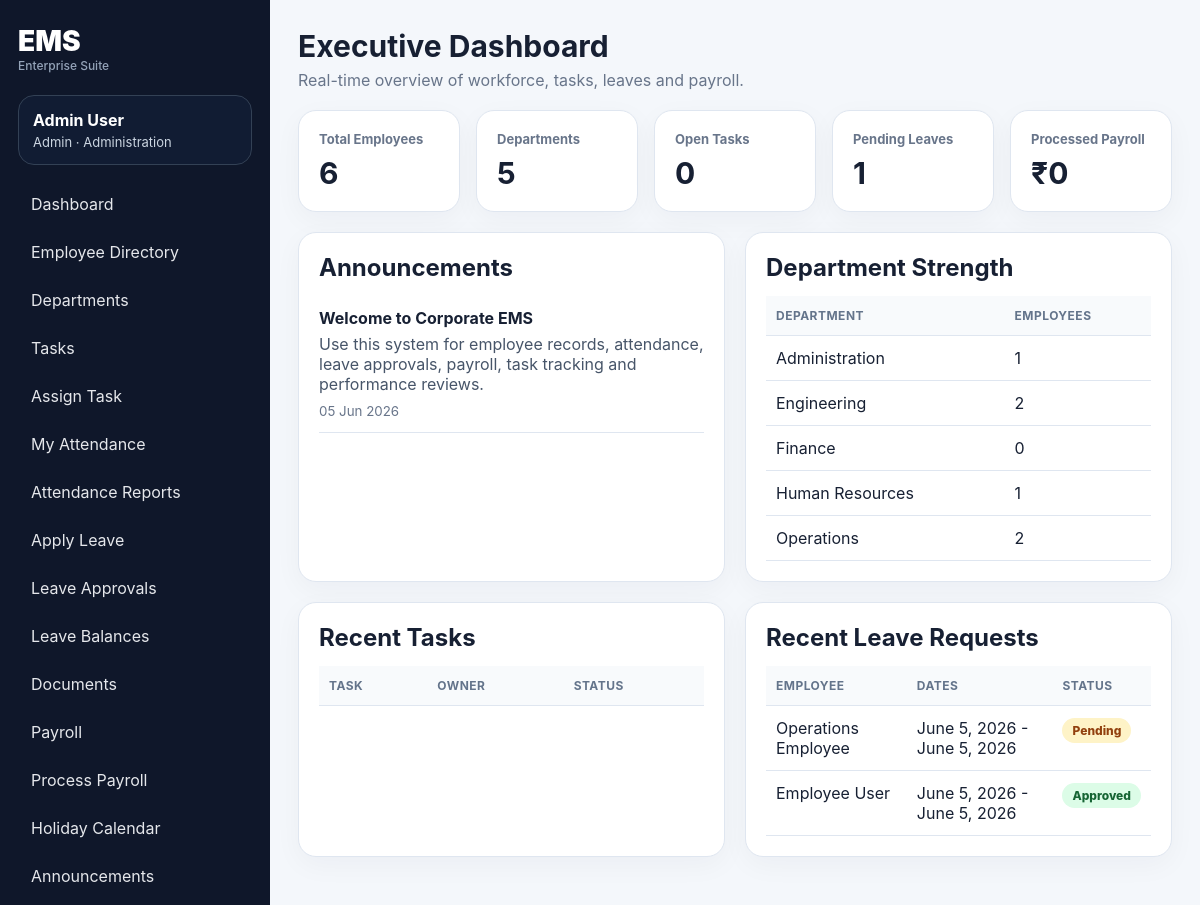
The page /dashboard/ (signed in) on the database its author committed.
### ems/models.py (models this page shows, shortened)
class UserProfile(models.Model):
    userId = models.CharField('Employee ID', max_length=80, unique=True)
    username = models.CharField(max_length=100, unique=True)
    password = models.CharField(max_length=255)
    role = models.CharField(max_length=20, choices=ROLE_CHOICES, default='employee')
    full_name = models.CharField(max_length=160, blank=True)
    email = models.EmailField(unique=True)
    phone = models.CharField(max_length=30, blank=True)
    designation = models.CharField(max_length=100, blank=True)
    department = models.ForeignKey(Department, null=True, blank=True, on_delete=models.SET_NULL, related_name='employees')
    manager = models.ForeignKey('self', null=True, blank=True, on_delete=models.SET_NULL, related_name='team_members')
    date_joined = models.DateField(default=timezone.localdate)
    employment_status = models.CharField(max_length=30, choices=EMPLOYMENT_STATUS, default='Active')
    work_location = models.CharField(max_length=120, default='Head Office')
    experience = models.IntegerField(default=0)
    skillset = models.JSONField(default=list, blank=True)
    leaveBalance = models.IntegerField(default=12)
    leaveTakenThisYear = models.IntegerField(default=0)
    salary_ctc = models.DecimalField(max_digits=12, decimal_places=2, default=0)
    bank_name = models.CharField(max_length=120, blank=True)
    account_last4 = models.CharField(max_length=4, blank=True)
    projectWorkingOn = models.CharField(max_length=200, blank=True)
    emergency_contact = models.CharField(max_length=120, blank=True)
    createdAt = models.DateTimeField(auto_now_add=True)
    last_login_at = models.DateTimeField(null=True, blank=True)
    failed_login_attempts = models.IntegerField(default=0)
    must_change_password = models.BooleanField(default=False)
    updatedAt = models.DateTimeField(auto_now=True)
    @property
    def display_name(self):
        return self.full_name or self.username

class Department(models.Model):
    name = models.CharField(max_length=120, unique=True)
    code = models.CharField(max_length=20, unique=True)
    head = models.CharField(max_length=120, blank=True)
    location = models.CharField(max_length=120, blank=True)
    created_at = models.DateTimeField(auto_now_add=True)

class Announcement(models.Model):
    title = models.CharField(max_length=180)
    message = models.TextField()
    audience = models.CharField(max_length=40, choices=[('All','All'),('Managers','Managers'),('Employees','Employees')], default='All')
    created_by = models.ForeignKey(UserProfile, null=True, blank=True, on_delete=models.SET_NULL)
    createdAt = models.DateTimeField(auto_now_add=True)

class LeaveRequest(models.Model):
    user = models.ForeignKey(UserProfile, on_delete=models.CASCADE, related_name='leaves')
    fromDate = models.DateField()
    toDate = models.DateField()
    reason = models.TextField(blank=True)
    leaveType = models.CharField(max_length=80, default='Casual Leave')
    status = models.CharField(max_length=20, choices=LEAVE_STATUS, default='pending')
    duration = models.IntegerField(default=0)
    approver = models.ForeignKey(UserProfile, null=True, blank=True, on_delete=models.SET_NULL, related_name='approved_leaves')
    approved_on = models.DateTimeField(null=True, blank=True)
    approver_comments = models.TextField(blank=True)
    createdAt = models.DateTimeField(auto_now_add=True)
    updatedAt = models.DateTimeField(auto_now=True)

### ems/views.py (the view)
# urls.py: path('dashboard/', views.dashboard, name='dashboard'),
@login_required
def dashboard(request):
    user = request.profile
    visible_users = managed_employee_queryset(user, include_self=True)
    tasks = Task.objects.all()
    leaves = LeaveRequest.objects.all()
    payrolls = Payroll.objects.all()
    if user.role == 'employee':
        tasks = tasks.filter(assignee=user); leaves = leaves.filter(user=user); payrolls = payrolls.filter(employee=user)
    elif user.role == 'manager':
        team_ids = list(user.team_members.values_list('id', flat=True)) + [user.id]
        tasks = tasks.filter(Q(assignee_id__in=team_ids) | Q(assigned_by=user)); leaves = leaves.filter(user_id__in=team_ids); payrolls = payrolls.filter(employee_id__in=team_ids)
    ctx = dict(
        total_users=visible_users.count(), departments=Department.objects.count(),
        active_users=visible_users.filter(employment_status='Active').count(),
        pending_leaves=leaves.filter(status='pending').count(),
        open_tasks=tasks.exclude(status='Approved').count(), completed_tasks=tasks.filter(status='Approved').count(),
        payroll_total=sum([p.net_pay for p in payrolls.filter(status__in=['Processed','Paid'])]),
        announcements=Announcement.objects.order_by('-createdAt')[:5],
        recent_tasks=tasks.select_related('assignee','assigned_by').order_by('-createdAt')[:8],
        recent_leaves=leaves.select_related('user').order_by('-createdAt')[:8],
        dept_breakdown=Department.objects.annotate(emp_count=Count('employees')).order_by('name'),
    )
    return render(request, 'ems/dashboard.html', base_context(request, **ctx))

### ems/views.py (called while the page is built, shortened)
def ensure_leave_balances(user):
    year = timezone.localdate().year
    for leave_type, opening in [('Casual Leave', 12), ('Sick Leave', 8), ('Earned Leave', 12)]:
        LeaveBalance.objects.get_or_create(
            employee=user,
            year=year,
            leave_type=leave_type,
            defaults={'opening_balance': opening, 'credited': 0, 'used': 0, 'adjusted': 0},
        )

def current_user(request):
    uid = request.session.get('profile_id')
    return UserProfile.objects.filter(id=uid).first() if uid else None

def login_required(view):
    @wraps(view)
    def wrapper(request, *args, **kwargs):
        seed_defaults()
        user = current_user(request)
        if not user:
            messages.warning(request, 'Please login first.')
            return redirect('login')
        request.profile = user
        return view(request, *args, **kwargs)
    return wrapper

def base_context(request, **kwargs):
    data = {'me': getattr(request, 'profile', current_user(request))}
    data.update(kwargs)
    return data

def managed_employee_queryset(user, include_self=False):
    qs = UserProfile.objects.select_related('department', 'manager').order_by('userId')
    if user.role in ['admin', 'hr']:
        return qs

### ems/templates/ems/dashboard.html
{% extends 'ems/base.html' %}{% block content %}<div class="page-head"><div><h1>Executive Dashboard</h1><p>Real-time overview of workforce, tasks, leaves and payroll.</p></div></div><section class="cards"><div class="card"><span>Total Employees</span><b>{{ total_users }}</b></div><div class="card"><span>Departments</span><b>{{ departments }}</b></div><div class="card"><span>Open Tasks</span><b>{{ open_tasks }}</b></div><div class="card"><span>Pending Leaves</span><b>{{ pending_leaves }}</b></div><div class="card"><span>Processed Payroll</span><b>₹{{ payroll_total }}</b></div></section><div class="grid two"><section class="panel"><h2>Announcements</h2>{% for a in announcements %}<div class="item"><b>{{ a.title }}</b><p>{{ a.message }}</p><small>{{ a.createdAt|date:'d M Y' }}</small></div>{% empty %}<p>No announcements.</p>{% endfor %}</section><section class="panel"><h2>Department Strength</h2><table><tr><th>Department</th><th>Employees</th></tr>{% for d in dept_breakdown %}<tr><td>{{ d.name }}</td><td>{{ d.emp_count }}</td></tr>{% endfor %}</table></section></div><div class="grid two"><section class="panel"><h2>Recent Tasks</h2><table><tr><th>Task</th><th>Owner</th><th>Status</th></tr>{% for t in recent_tasks %}<tr><td>{{ t.taskName }}</td><td>{{ t.assignee.display_name }}</td><td><span class="badge">{{ t.status }}</span></td></tr>{% endfor %}</table></section><section class="panel"><h2>Recent Leave Requests</h2><table><tr><th>Employee</th><th>Dates</th><th>Status</th></tr>{% for l in recent_leaves %}<tr><td>{{ l.user.display_name }}</td><td>{{ l.fromDate }} - {{ l.toDate }}</td><td><span class="badge {{ l.status }}">{{ l.status|title }}</span></td></tr>{% endfor %}</table></section></div>{% endblock %}

### ems/templates/ems/base.html (shortened to what this page needs)
{% load static %}
<!doctype html>
<html lang="en">
<head>
  <link rel="stylesheet" href="{% static 'ems/style.css' %}">
</head>
<body>
{% if me %}
<aside class="sidebar">
  <div class="brand"><span>EMS</span><small>Enterprise Suite</small></div>
  <div class="userbox"><b>{{ me.display_name }}</b><span>{{ me.role|title }} · {{ me.department.name|default:'No Dept' }}</span></div>
  <nav>
    <a href="{% url 'dashboard' %}">Dashboard</a>
    <a href="{% url 'employees' %}">Employee Directory</a>
    {% if me.role == 'admin' or me.role == 'hr' %}<a href="{% url 'departments' %}">Departments</a>{% endif %}
    <a href="{% url 'tasks' %}">Tasks</a>
    {% if me.role != 'employee' %}<a href="{% url 'task_assign' %}">Assign Task</a>{% endif %}
    <a href="{% url 'attendance' %}">My Attendance</a>
    {% if me.role != 'employee' %}<a href="{% url 'attendance_reports' %}">Attendance Reports</a>{% endif %}
    <a href="{% url 'leave_apply' %}">Apply Leave</a>
    <a href="{% url 'leaves' %}">Leave Approvals</a>
    <a href="{% url 'leave_balances' %}">Leave Balances</a>
    <a href="{% url 'documents' %}">Documents</a>
    <a href="{% url 'payroll' %}">Payroll</a>
    {% if me.role == 'admin' or me.role == 'hr' %}
      <a href="{% url 'payroll_assign' %}">Process Payroll</a>
      <a href="{% url 'holidays' %}">Holiday Calendar</a>
      <a href="{% url 'announcements' %}">Announcements</a>
    {% endif %}
  </nav>
</aside>
{% endif %}
<main class="main {% if not me %}auth-main{% endif %}">
  {% block content %}{% endblock %}
</main>
</body>
</html>

### ems/static/ems/style.css (style rules this page uses)
:root { --bg:#f4f7fb;--panel:#fff;--text:#172033;--muted:#68758a;--primary:#1d4ed8;--primary2:#0f172a;--border:#dfe6f0;--success:#15803d;--danger:#b91c1c;--warn:#b45309 }
* { box-sizing:border-box }
body { margin:0;font-family:Inter,Segoe UI,Arial,sans-serif;background:var(--bg);color:var(--text) }
a { color:var(--primary);text-decoration:none }
.sidebar { position:fixed;left:0;top:0;bottom:0;width:270px;background:#0f172a;color:white;padding:24px 18px;overflow:auto }
.brand { font-size:28px;font-weight:900;margin-bottom:22px }
.brand small { display:block;font-size:12px;color:#94a3b8;font-weight:500 }
.userbox { padding:14px;border:1px solid #334155;border-radius:16px;margin-bottom:18px;background:#111c33 }
.userbox b,.userbox span { display:block }
.userbox span { color:#cbd5e1;font-size:13px;margin-top:4px }
.sidebar nav { display:grid;gap:6px }
.sidebar nav a { color:#e5e7eb;padding:11px 13px;border-radius:12px }
.main { margin-left:270px;padding:28px;min-height:100vh }
.page-head { display:flex;align-items:center;justify-content:space-between;margin-bottom:20px;gap:20px }
.page-head h1 { margin:0;font-size:30px }
.page-head p { margin:6px 0 0;color:var(--muted) }
.cards { display:grid;grid-template-columns:repeat(5,minmax(150px,1fr));gap:16px;margin-bottom:20px }
.card,.panel { background:var(--panel);border:1px solid var(--border);border-radius:18px;box-shadow:0 8px 28px #0f172a0a }
.card { padding:20px }
.card span { display:block;color:var(--muted);font-weight:700;font-size:13px }
.card b { display:block;font-size:30px;margin-top:8px }
.panel { padding:20px;margin-bottom:20px;overflow:auto }
.panel h2 { margin:0 0 14px }
.grid.two { display:grid;grid-template-columns:1fr 1fr;gap:20px }
table { width:100%;border-collapse:collapse }
th,td { padding:12px 10px;border-bottom:1px solid var(--border);text-align:left;vertical-align:top }
th { font-size:12px;text-transform:uppercase;letter-spacing:.04em;color:#64748b;background:#f8fafc }
small { color:var(--muted) }
.badge { display:inline-block;padding:5px 10px;border-radius:999px;background:#e0f2fe;color:#075985;font-weight:800;font-size:12px }
.badge.approved { background:#dcfce7;color:#166534 }
.badge.pending { background:#fef3c7;color:#92400e }
.item { border-bottom:1px solid var(--border);padding:12px 0 }
.item p { margin:6px 0;color:#475569 }

### rows shown on the page
UserProfile: display_name "Admin User", role "Admin", department.name "Administration"
Announcement: title "Welcome to Corporate EMS", message "Use this system for employee records, attendance, leave approvals, payroll, task tracking and performance reviews.", createdAt "05 Jun 2026"
Department: name "Administration", emp_count "1"
Department: name "Engineering", emp_count "2"
Department: name "Finance", emp_count "0"
Department: name "Human Resources", emp_count "1"
Department: name "Operations", emp_count "2"
LeaveRequest: user.display_name "Operations Employee", fromDate "June 5, 2026", toDate "June 5, 2026", status "Pending"
LeaveRequest: user.display_name "Employee User", fromDate "June 5, 2026", toDate "June 5, 2026", status "Approved"

### other values the page prints
{{ total_users }} "6"
{{ departments }} "5"
{{ open_tasks }} "0"
{{ pending_leaves }} "1"
{{ payroll_total }} "0"
